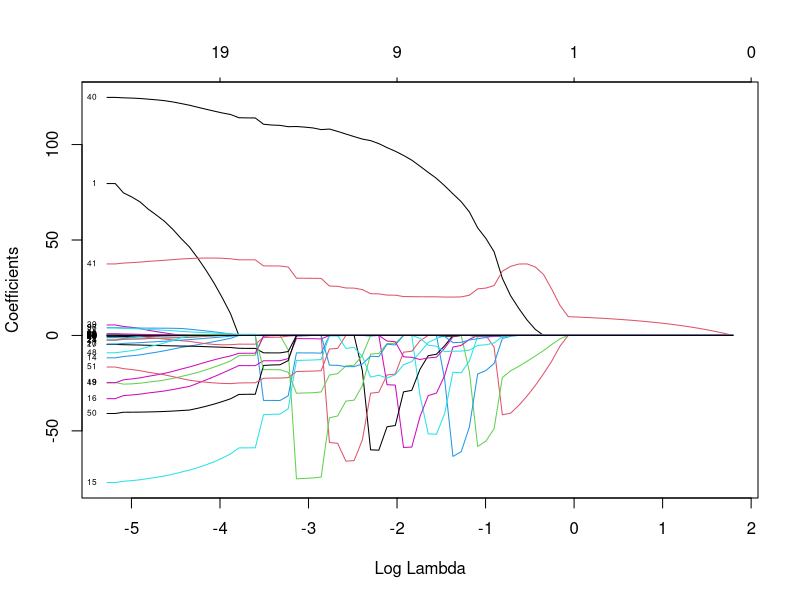
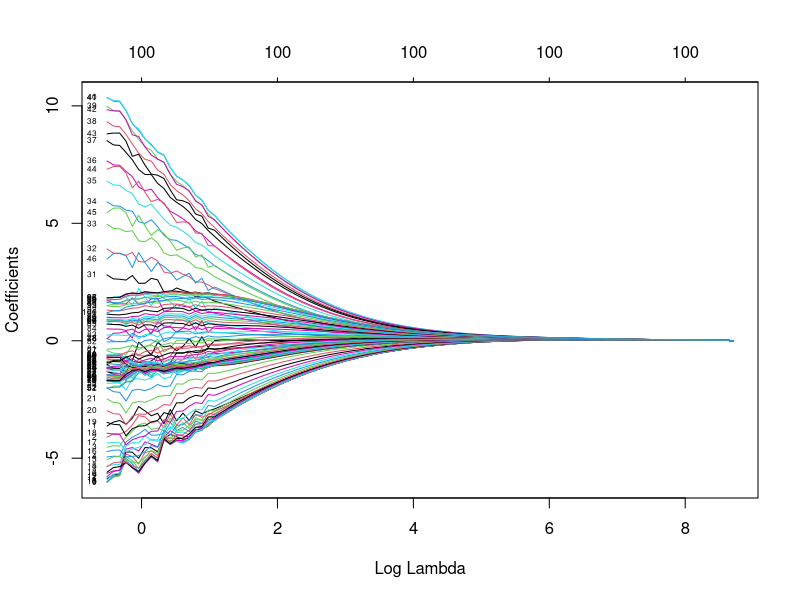
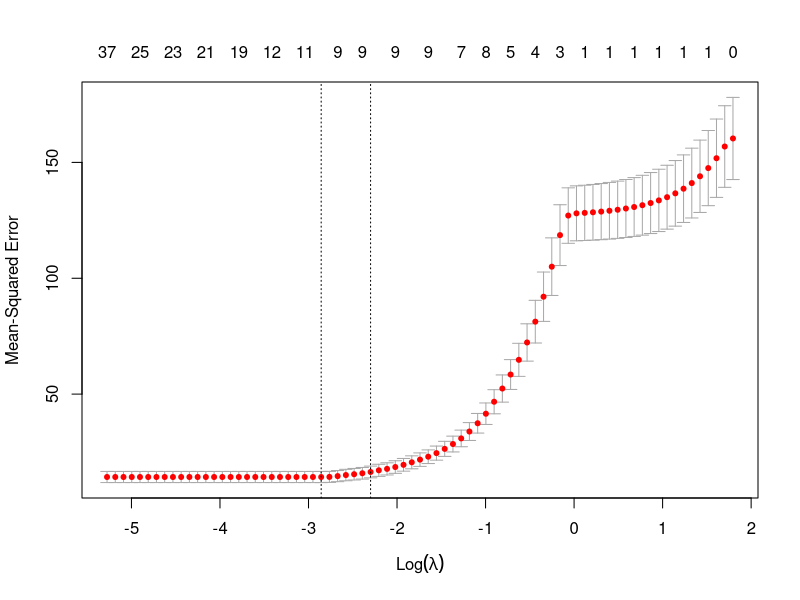
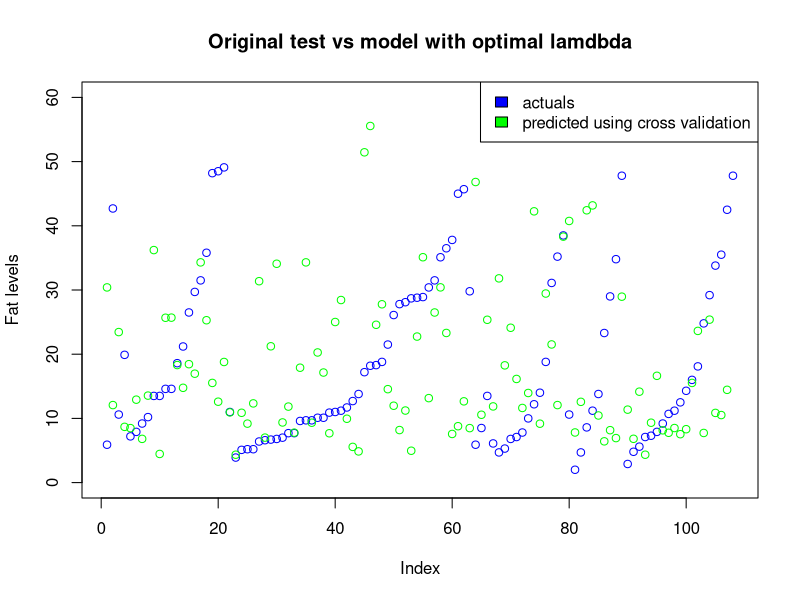

Generate these figures, in order, with R:
# Assigment 1 of Laboration 2 of course TDDE01,
# Machine Learning at Linkoping University, Sweden

########### Libraries #############
library(dplyr)
library(ggplot2)
library(glmnet)
library(caret)
########## Read and divide data ########
data <- read.csv("data/tecator.csv")

# Divide into test and train data

n <- dim(data)[1]
set.seed(12345)
id <- sample(1:n, floor(n * 0.5))
train <- data[id, ]
test <- data[-id, ]

############### Task 1 #################
# model "fat" as a linear regression with channels as features. Report
# underlying probabilistic model, fit the linear regression to the training
# data and estimate the training and test errors. Comment on the quality of
# fit and prediciton and therefore on the quality of the model.

# fitting model to training data
df_train <- train %>% select(Fat, Channel1:Channel100)
df_test <- test %>% select(Fat, Channel1:Channel100)

model <- lm(Fat ~ ., data = df_train)
summary(model) # summary of underlying probabilistic model

# Predicitons made on both train and test data.
pred_train <- predict(model, type = "response")
pred_test <- predict(model, df_test, type = "response")

mse_train <- mean((df_train$Fat - pred_train)^2) # 0.00570911
mse_test <- mean((df_test$Fat - pred_test)^2) # 722.4294


############### Task 3 #################
# Fit the LASSO regression model to the training data. Present a plot
# illustrating how the regression coefficients depend on the log of the
# penalty factor and intepret this plot. What value of the penalty factor
# can be chosen if we want to select a model with only three features?

x <- as.matrix(train %>% select(-Sample, -Fat, -Protein, -Moisture))
y <- as.matrix(train %>% select(Fat))

lasso <- glmnet(x, y, alpha = 1, family = "gaussian")
plot(lasso, xvar = "lambda", label = TRUE)


############### Task 4 #################
# Repeat step 3 bit fit ridge regression instead of LASSO regression. Compare
# plot from steps 3 and 4.

ridge <- glmnet(x, y, alpha = 0, family = "gaussian")
plot(ridge, xvar = "lambda", label = TRUE)


############### Task 5 #################
# Use cross validation with default number of folds to compute the optimal LASSO
# model. Present a plot showing the dependence of the CV score on log lambda and
# comment on how the CV score changes with log lambda. Report the optimal lambda
# and how many variables were chosen in this model. Does the information
# displayed in the plot suggest that the optimal lambda value results in a
# statistically significantly better prediction than log lambda = -4? Finally,
# create a scatter plot of the original test versus predicted test values for
# the model corresponding to the optimal lambda and comment on whether the model
# predictions are good.

# Using cross validation 
cv <- cv.glmnet(x, y, alpha = 1, family = "gaussian")
plot(cv)
lambda_opt <- cv$lambda.min # 0.004561105
coef(cv, s = "lambda.min")
summary(cv)
cv_pred <- predict(cv, newx = x, s = lambda_opt)

plot(test$Fat, col = "blue", ylim = c(0, 60), ylab = "Fat levels",
     main = "Original test vs model with optimal lamdbda")
points(cv_pred, col = "green")
legend("topright", c("actuals", "predicted using cross validation"),
       fill = c("blue", "green"))

# Still needs to be done
# finally,
# create a scatter plot of the original test versus predicted test values for
# the model corresponding to the optimal lambda and comment on whether the model
# predictions are good.
